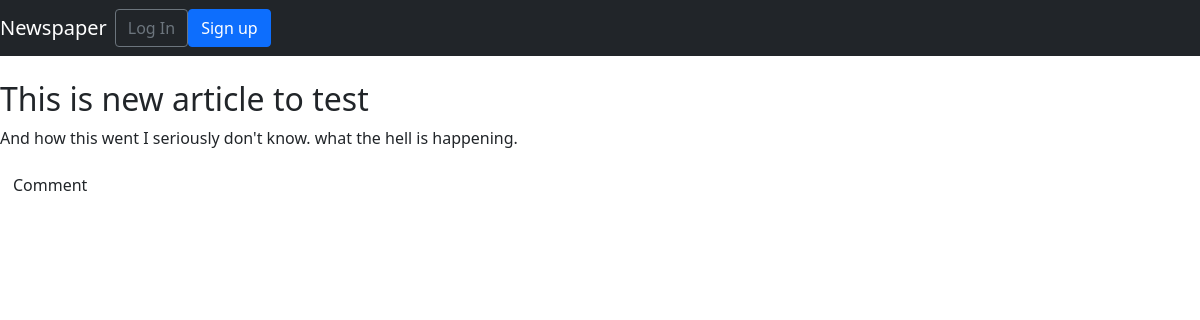
The app's page /articles/15/ with its own data.
### articles/models.py (models this page shows, shortened)
class Article(models.Model):
    title = models.CharField(max_length=200)
    body = models.TextField()
    author = models.ForeignKey(
        get_user_model(), on_delete=models.CASCADE
    )
    date = models.DateField(auto_now_add=True)

### articles/views.py (the view)
# urls.py: path('<int:pk>/', ArticleDetailView.as_view(), name='article_details'),
class ArticleDetailView(DetailView):
    model = Article
    template_name = 'article_details.html'

### templates/article_details.html
{% extends 'base.html' %}
{% block discription %}
<h2>{{ object.title }}</h2>
<p>{{ object.body }}</p>
<div>
    <a class="btn" href="{% url 'comment_create' article.id %}">Comment</a>
</div>
{% endblock discription %}

### records on screen
Article: title "This is new article to test", body "And how this went I seriously don't know. what the hell is happening."
